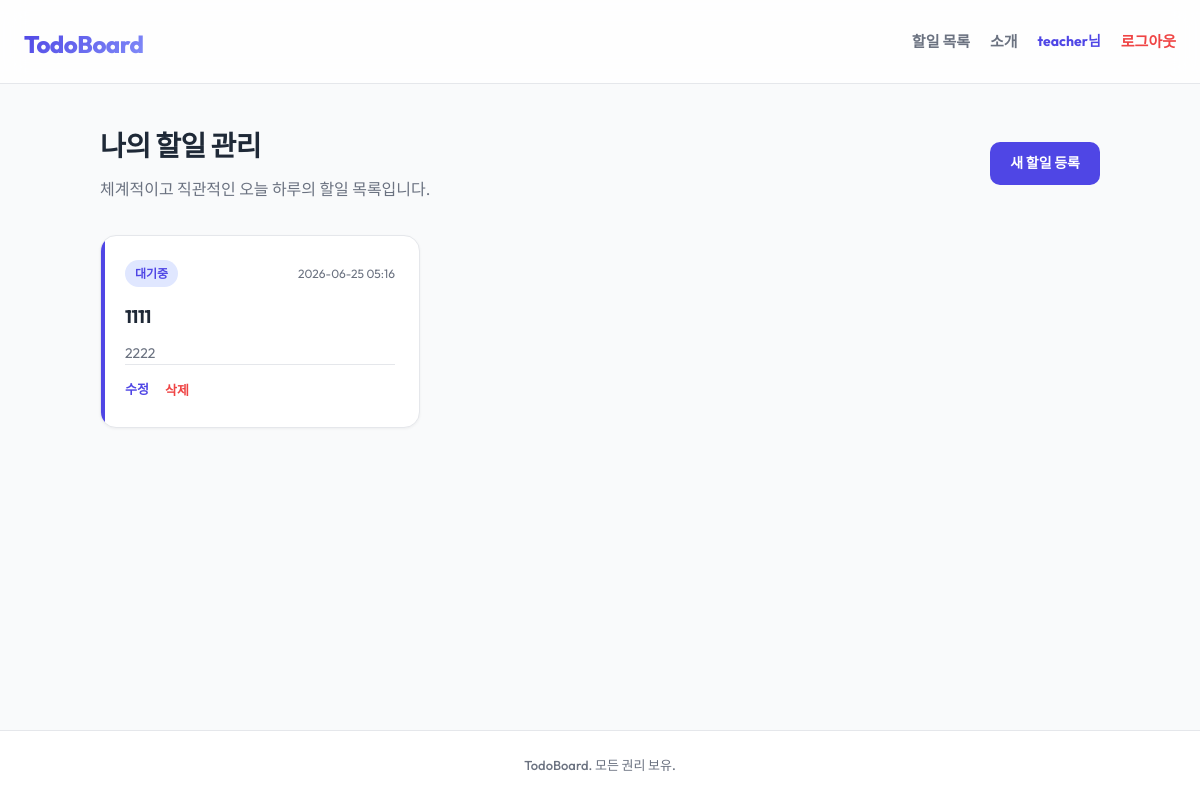
Page / (signed in) on the earlier database version.
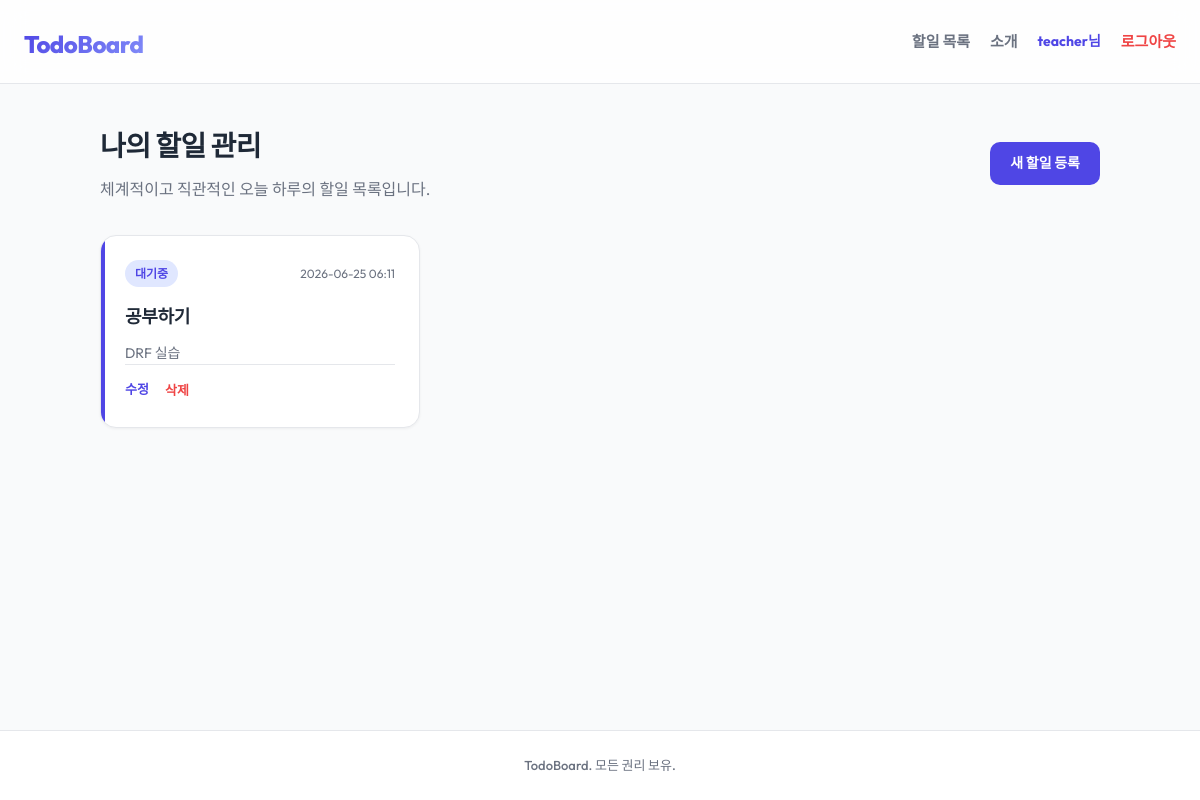
Same page on the later database version.
### todos/models.py (models this page shows, shortened)
class CustomUser(AbstractUser):
    nickname = models.CharField(max_length=50, blank=True)

class Todo(models.Model):
    author = models.ForeignKey(
        settings.AUTH_USER_MODEL,
        on_delete=models.CASCADE,
        related_name='todos',
        null=True,
        blank=True
    )
    title = models.CharField(max_length=200)
    content = models.TextField(blank=True)
    is_completed = models.BooleanField(default=False)
    created_at = models.DateTimeField(auto_now_add=True)
    updated_at = models.DateTimeField(auto_now=True)

### todos/views.py (the view)
# urls.py: path('', views.todo_list, name='todo_list'),
@login_required
def todo_list(request):
    todos = Todo.objects.filter(author=request.user).order_by('-created_at')
    return render(request, 'todos/todo_list.html', {'todos': todos})

### todos/templates/todos/todo_list.html (shortened to what this page needs)
{% extends 'todos/base.html' %}
{% block content %}
<div class="content-header">
    <div class="header-text">
        <h2 class="section-title">나의 할일 관리</h2>
        <p class="section-desc">체계적이고 직관적인 오늘 하루의 할일 목록입니다.</p>
    </div>
    <a href="{% url 'todos:todo_create' %}" class="btn btn-primary">새 할일 등록</a>
</div>
<div class="todo-board-container">
    <div class="todo-grid">
        {% for todo in todos %}
            <div class="todo-card {% if todo.is_completed %}completed{% endif %}">
                <div class="todo-card-header">
                    <span class="status-badge">
                        {% if todo.is_completed %}완료{% else %}대기중{% endif %}
                    </span>
                    <span class="todo-date">{{ todo.created_at|date:"Y-m-d H:i" }}</span>
                </div>
                <h3 class="todo-title">{{ todo.title }}</h3>
                {% if todo.content %}
                    <p class="todo-body">{{ todo.content }}</p>
                {% endif %}
                <div class="todo-actions">
                    <a href="{% url 'todos:todo_update' todo.pk %}" class="btn-text">수정</a>
                    <form action="{% url 'todos:todo_delete' todo.pk %}" method="post" class="delete-form" onsubmit="return confirm('정말 이 할일을 삭제하시겠습니까?');">
                        <button type="submit" class="btn-text btn-delete">삭제</button>
                    </form>
                </div>
            </div>
        {% empty %}
            <div class="empty-state">
                <p>등록된 할일이 없습니다. 상단의 '새 할일 등록' 버튼을 눌러 추가해 보세요.</p>
            </div>
        {% endfor %}
    </div>
</div>
{% endblock %}

### todos/templates/todos/base.html (shortened to what this page needs)
{% load static %}
<!DOCTYPE html>
<html lang="ko">
<head>
    <link rel="stylesheet" href="{% static 'todos/css/style.css' %}">
</head>
<body>
    <header class="app-header">
        <div class="header-container">
            <h1 class="logo"><a href="{% url 'todos:todo_list' %}">TodoBoard</a></h1>
            <nav class="nav-links" style="display: flex; align-items: center; gap: 20px;">
                <a href="{% url 'todos:todo_list' %}" class="nav-item">할일 목록</a>
                <a href="{% url 'todos:about' %}" class="nav-item">소개</a>
                {% if user.is_authenticated %}
                    <span class="user-greeting" style="font-weight: 700; color: var(--primary-color); font-size: 14px;">
                        {{ user.nickname|default:user.username }}님
                    </span>
                    <a href="{% url 'todos:logout' %}" class="nav-item" style="color: #ef4444;">로그아웃</a>
                {% else %}
                    <a href="{% url 'todos:login' %}" class="nav-item">로그인</a>
                    <a href="{% url 'todos:signup' %}" class="nav-item">회원가입</a>
                {% endif %}
            </nav>
        </div>
    </header>
    <main class="app-main">
        <div class="main-container">
            {% block content %}
            {% endblock %}
        </div>
    </main>
    <footer class="app-footer">
        <div class="footer-container">
            <p>TodoBoard. 모든 권리 보유.</p>
        </div>
    </footer>
</body>
</html>

### todos/static/todos/css/style.css (style rules this page uses)
:root { --primary-color: #4f46e5; --primary-hover: #4338ca; --primary-light: #e0e7ff; --success-color: #10b981; --success-bg: #d1fae5; --warning-color: #f59e0b; --warning-bg: #fef3c7; --text-main: #1f2937; --text-muted: #6b7280; --bg-main: #f9fafb; --bg-card: #ffffff; --border-color: #e5e7eb; --border-radius-lg: 16px; --border-radius-md: 10px; --shadow-sm: 0 1px 3px rgba(0, 0, 0, 0.05); --shadow-md: 0 4px 6px -1px rgba(0, 0, 0, 0.05), 0 2px 4px -1px rgba(0, 0, 0, 0.03); --shadow-lg: 0 10px 15px -3px rgba(0, 0, 0, 0.05), 0 4px 6px -2px rgba(0, 0, 0, 0.02); }
* { margin: 0; padding: 0; box-sizing: border-box; }
body { font-family: 'Outfit', 'Noto Sans KR', sans-serif; background-color: var(--bg-main); color: var(--text-main); line-height: 1.6; display: flex; flex-direction: column; min-height: 100vh; }
a { color: inherit; text-decoration: none; }
.app-header { background-color: rgba(255, 255, 255, 0.8); backdrop-filter: blur(12px); border-bottom: 1px solid var(--border-color); position: sticky; top: 0; z-index: 100; }
.header-container { max-width: 1200px; margin: 0 auto; padding: 16px 24px; display: flex; justify-content: space-between; align-items: center; }
.logo a { font-size: 24px; font-weight: 800; background: linear-gradient(135deg, var(--primary-color), #818cf8); -webkit-background-clip: text; -webkit-text-fill-color: transparent; letter-spacing: -0.5px; }
.nav-links { display: flex; gap: 24px; }
.nav-item { font-weight: 600; font-size: 15px; color: var(--text-muted); transition: color 0.2s ease; }
.app-main { flex: 1; padding: 40px 24px; }
.main-container { max-width: 1000px; margin: 0 auto; }
.content-header { margin-bottom: 32px; }
.section-title { font-size: 28px; font-weight: 800; margin-bottom: 8px; letter-spacing: -0.5px; }
.section-desc { color: var(--text-muted); font-size: 16px; }
.todo-board-container { margin-top: 24px; }
.todo-grid { display: grid; grid-template-columns: repeat(auto-fill, minmax(300px, 1fr)); gap: 20px; }
.todo-card { background-color: var(--bg-card); border: 1px solid var(--border-color); border-radius: var(--border-radius-lg); padding: 24px; box-shadow: var(--shadow-sm); transition: transform 0.3s cubic-bezier(0.4, 0, 0.2, 1), box-shadow 0.3s ease; display: flex; flex-direction: column; position: relative; overflow: hidden; }
.todo-card::before { content: ''; position: absolute; top: 0; left: 0; width: 4px; height: 100%; background-color: var(--primary-color); transition: background-color 0.3s ease; }
.todo-card-header { display: flex; justify-content: space-between; align-items: center; margin-bottom: 16px; }
.status-badge { font-size: 12px; font-weight: 700; padding: 4px 10px; border-radius: 20px; color: var(--primary-color); background-color: var(--primary-light); }
.todo-date { font-size: 12px; color: var(--text-muted); }
.todo-title { font-size: 18px; font-weight: 700; margin-bottom: 10px; letter-spacing: -0.3px; transition: color 0.3s ease; }
.todo-body { color: var(--text-muted); font-size: 14px; flex-grow: 1; word-break: break-all; }
.btn { display: inline-flex; align-items: center; justify-content: center; padding: 10px 20px; font-size: 14px; font-weight: 700; border-radius: var(--border-radius-md); cursor: pointer; transition: all 0.2s ease; border: none; text-decoration: none; }
.btn-primary { background-color: var(--primary-color); color: #ffffff; }
.btn-text { font-size: 13px; font-weight: 600; color: var(--primary-color); cursor: pointer; background: none; border: none; transition: color 0.2s ease; }
.btn-delete { color: #ef4444; }
.todo-actions { margin-top: auto; padding-top: 12px; border-top: 1px solid var(--border-color); display: flex; gap: 16px; align-items: center; }
.delete-form { display: inline; }
.content-header { display: flex; justify-content: space-between; align-items: center; margin-bottom: 32px; }
.app-footer { background-color: #ffffff; border-top: 1px solid var(--border-color); padding: 24px; text-align: center; color: var(--text-muted); font-size: 13px; font-weight: 500; }
.footer-container { max-width: 1200px; margin: 0 auto; }

Differences in the rows shown:
removed Todo: is_completed "대기중", created_at "2026-06-25 05:16", title "1111", content "2222"
added Todo: is_completed "대기중", created_at "2026-06-25 06:11", title "공부하기", content "DRF 실습"
